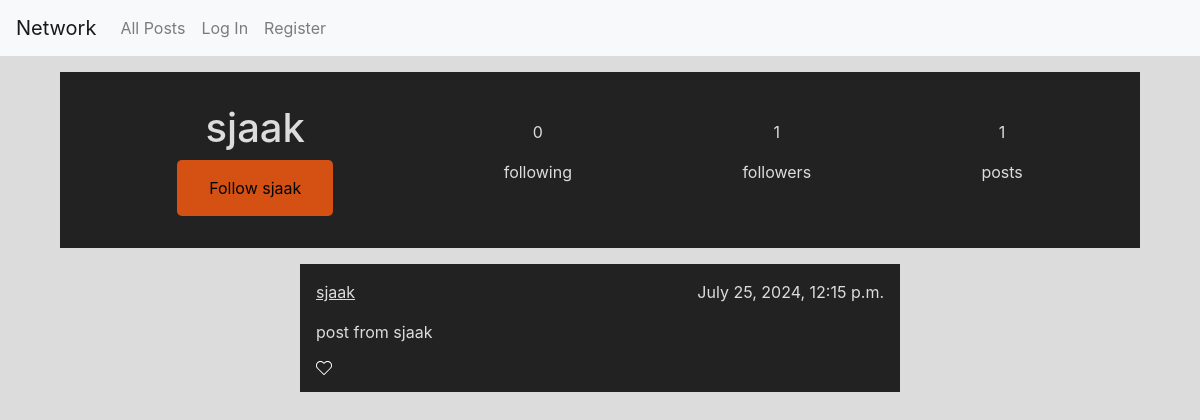
The page /profile/3 on the database its author committed.
### network/models.py (models this page shows)
class User(AbstractUser):
    pass

class Post(models.Model):
    user = models.ForeignKey(User, on_delete=models.CASCADE)
    content = models.CharField(max_length=9999)
    timestamp = models.DateTimeField(default=timezone.now())

### network/views.py (the view)
# urls.py: path("profile/<int:user_id>", views.profile, name="profile"),
def profile(request, user_id):
    try:
        profile = User.objects.filter(id=user_id)[0]
        posts = Post.objects.filter(user=profile).order_by("-timestamp")
        followed = Follow.objects.filter(follower=request.user.id, followed=user_id)
        if(len(followed) == 1):
            followed = True
        else:
            followed = False
    except:
        return HttpResponseRedirect(reverse("index"))
    return render(request, "network/profile.html",{
        "profile": profile,
        "posts": posts,
        "followed":followed,
        "followednum": Follow.objects.filter(followed=profile).count(),
        "followernum": Follow.objects.filter(follower=profile).count(),
    })

### network/templates/network/profile.html (shortened to what this page needs)
{% extends 'network/layout.html' %}
{% block body %}
<div id="user">
    <div id="info">
        <div>
            <h1>{{ profile.username }}</h1>
            {% if not user.id == profile.id %}
            {% if followed %}
            <a class="button followed" href="{% url 'follow' profile.id %}">Unfollow {{ profile.username }}</a>
            {% else %}
            <a class="button" href="{% url 'follow' profile.id %}">Follow {{ profile.username }}</a>
            {% endif %}
            {% endif %}
        </div>
        <div>
            <p>{{ followernum }}</p>
            <p>following</p>
        </div>
        <div>
            <p>{{ followednum }}</p>
            <p>followers</p>
        </div>
        <div>
            <p>{{ posts|length }}</p>
            <p>posts</p>
        </div>
    </div>
</div>
<div id="post-list">
    {% for post in posts %}
    <div class="post">
        <div class="post-top">
            <p class="post-user"><a href="{% url 'profile' post.user.id%}">{{ post.user }}</a></p>
            <p class="post-timestamp">{{ post.timestamp }}</p>
        </div>
        <div class="post-body">
            <p>{{ post.content }}</p>
        </div>
        <div class="post-bottom">
        </div>
    </div>
    {% endfor %}
</div>
{% endblock %}

### network/static/network/styles/styles.css (style rules this page uses)
body { background-color: #dcdcdc; color: #222222; }
#post-list { width: 100vw; display: flex; flex-direction: column; align-items: center; }
#post-list .post { width: 50vw; background-color: #222222; color: #dcdcdc; padding: 1em; margin-bottom: 0.3em; }
#post-list .post a { color: #dcdcdc; text-decoration: underline; }
#post-list .post .post-top { display: flex; flex-direction: row; justify-content: space-between; }
#post-list .post .post-bottom { display: flex; flex-direction: row; }
#post-list .post .post-bottom svg { width: 1em; height: 1em; }
#user { width: 90vw; margin: 0 auto 1em auto; padding: 2em; background-color: #222222; color: #dcdcdc; display: flex; flex-direction: column; }
#user .button { width: 100%; padding: 1em 2em; background-color: #d45113; color: black; border: none; border-radius: 0.3em; text-align: center; }
#user #info { display: flex; flex-direction: row; justify-content: space-around; align-items: center; }
#user #info div { display: flex; flex-direction: column; align-items: center; }

### rows shown on the page
User: username "sjaak"
Post: user "sjaak", timestamp "July 25, 2024, 12:15 p.m.", content "post from sjaak"

### other values the page prints
{{ followernum }} "0"
{{ followednum }} "1"
{{ posts|length }} "1"
